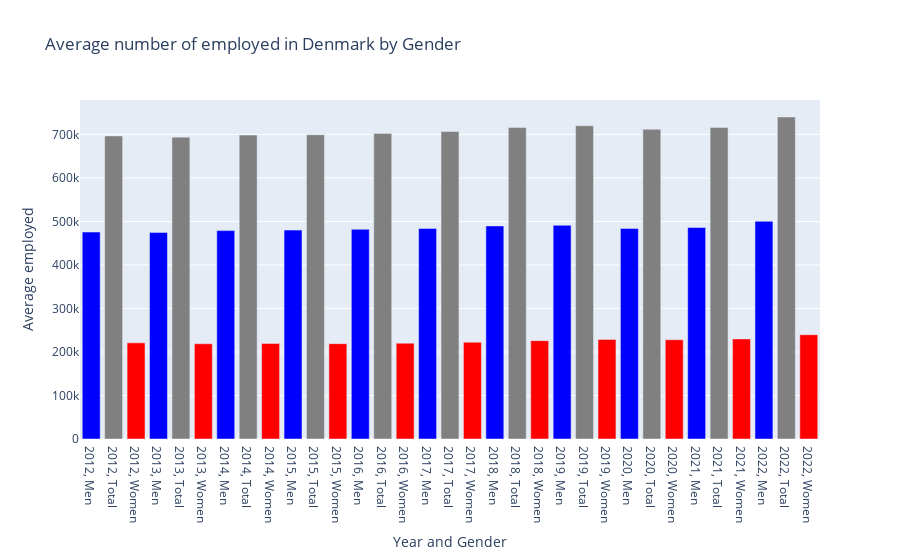

This figure's notebook cell:
### Markdown cell above
We will now explore the final dataset by plotting the employment rates for gender and for different fields

### Code cell
# Define a color scale mapping for Gender
gender_color_map = {'Men': 'blue', 'Women': 'red', 'Total': 'gray'}

# Group by 'Year', 'Gender', and 'Age', and sum up the 'Employment' values
yearly_employment = kas_new.groupby(['Year', 'Gender'])['Employment'].sum().reset_index()

# Create a string representation for the x-axis labels
x_labels = [f"{year}, {gender}" for year, gender in zip(yearly_employment['Year'], yearly_employment['Gender'])]

# Map Gender categories to colors using the color scale, with fallback for unexpected values
colors = [gender_color_map.get(gender, 'gray') for gender in yearly_employment['Gender']]

# Create a bar trace with additional features for Gender and Age
bar_trace = go.Bar(x=x_labels, 
                   y=yearly_employment['Employment'],
                   marker=dict(color=colors),  # Use the color scale
                   hoverinfo='x+y+text',  # Show Year, Gender, Employment on hover
                   )

# Create the layout
layout = go.Layout(
    title='Average number of employed in Denmark by Gender',
    xaxis=dict(title='Year and Gender'), 
    yaxis=dict(title='Average employed')
)

# Create the figure object
fig = go.Figure(data=[bar_trace], layout=layout)

# Show the plot
fig.show()

### Figure 1 — Plotly figure (JSON) as saved in the notebook; plotly's stock layout.template omitted (floating-point values rounded to 4 significant figures)
{"data": [{"hoverinfo": "x+y+text", "marker": {"color": ["blue", "gray", "red", "blue", "gray", "red", "blue", "gray", "red", "blue", "gray", "red", "blue", "gray", "red", "blue", "gray", "red", "blue", "gray", "red", "blue", "gray", "red", "blue", "gray", "red", "blue", "gray", "red", "blue", "gray", "red"]}, "type": "bar", "x": ["2012, Men", "2012, Total", "2012, Women", "2013, Men", "2013, Total", "2013, Women", "2014, Men", "2014, Total", "2014, Women", "2015, Men", "2015, Total", "2015, Women", "2016, Men", "2016, Total", "2016, Women", "2017, Men", "2017, Total", "2017, Women", "2018, Men", "2018, Total", "2018, Women", "2019, Men", "2019, Total", "2019, Women", "2020, Men", "2020, Total", "2020, Women", "2021, Men", "2021, Total", "2021, Women", "2022, Men", "2022, Total", "2022, Women"], "y": [475612, 696550, 220932, 474856, 693757, 218901, 478912, 698542, 219627, 480148, 699235, 219088, 482067, 702312, 220241, 483978, 706602, 222628, 489705, 715747, 226043, 491184, 720139, 228948, 483648, 711771, 228120, 485924, 715956, 230032, 500449, 740127, 239676]}], "layout": {"title": {"text": "Average number of employed in Denmark by Gender"}, "xaxis": {"title": {"text": "Year and Gender"}}, "yaxis": {"title": {"text": "Average employed"}}}}
